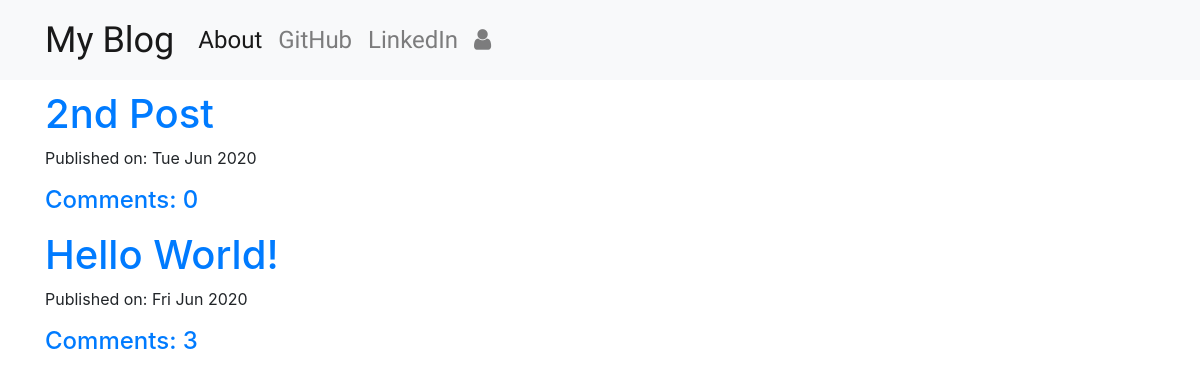
The page / on the database its author committed.
### blog/models.py (models this page shows, shortened)
class Post(models.Model):
    author = models.ForeignKey('auth.User',on_delete=models.CASCADE)
    title = models.CharField(max_length=200)
    text = models.TextField()
    created_date = models.DateTimeField(default=timezone.now)
    published_date = models.DateTimeField(blank=True,null=True)
    def approve_comments(self):
        return self.comments.filter(approved_comment=True)

### blog/views.py (the view)
# urls.py: path('',views.PostListView.as_view(),name='post_list'),
class PostListView(ListView):
    model = Post
    def get_queryset(self):
        return Post.objects.filter(published_date__lte=timezone.now()).order_by('-published_date')

### blog/templates/blog/post_list.html (shortened to what this page needs)
{% extends "blog/base.html" %}
{% block content%}
<div class="centerstage">
  {% for post in post_list %}
  <div class="post">
    <h1><a href="{% url 'post_detail' pk=post.pk %}">{{ post.title }}</a></h1>
    <div class="date">
      <p>Published on: {{ post.published_date|date:"D M Y" }}</p>
    </div>
    <h3 class="try"><a href="{% url 'post_detail' pk=post.pk %}">Comments: {{ post.approve_comments.count }}</a></h3>
  </div>
  {% endfor %}
</div>
{% endblock %}

### blog/static/css/blog.css (style rules this page uses)
.centerstage { margin-left: auto; margin-right: auto; }
.try { font-size: 1.5em }
.loader { filter:hue-rotate(0deg); color:linear-gradient(45deg,#0f8,#08f); animation:hue 10000ms infinite linear; }

### rows shown on the page
Post: title "2nd Post", published_date "Tue Jun 2020", approve_comments.count "0"
Post: title "Hello World!", published_date "Fri Jun 2020", approve_comments.count "3"
